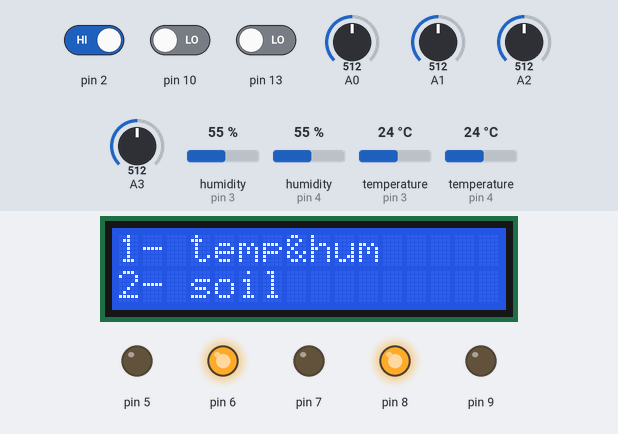
A sketch run on a simulated Arduino Uno, built with avr-gcc and run on an emulated ATmega328P. Shown: 16×2 character LCD, output pins drawn as LEDs (lit = HIGH). Dashed ring = blinking. The test bench sets the inputs (shaded band); at power-on: pin 10 LOW, pin 13 LOW, A1 = 512, pin 2 HIGH, A0 = 512, A2 = 512, A3 = 512, humidity (sensors on pin 3, pin 4) 55 %, temperature (sensors on pin 3, pin 4) 24 °C. What the sketch prints to the serial monitor is not drawn.

Above: at 6.0 s.
6.1 s: pin 10 driven HIGH
At 7.3 s:
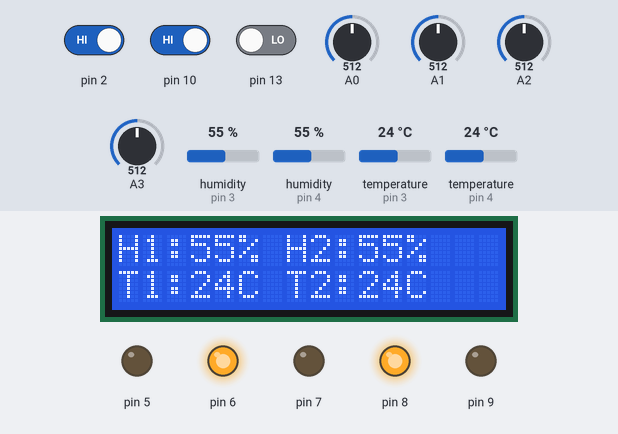
7.6 s: pin 13 driven HIGH
At 8.1 s:
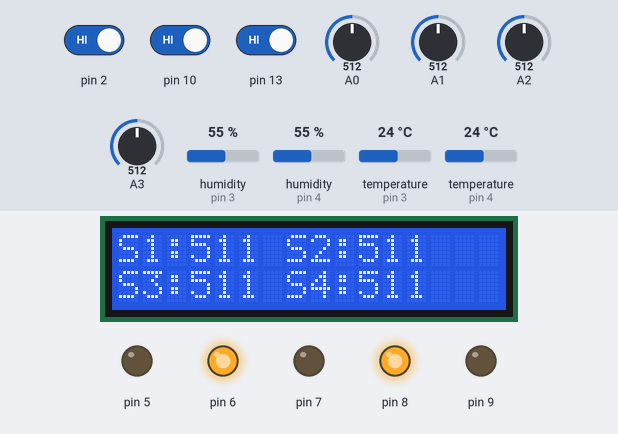
9.2 s: A1 set to 558
At 9.7 s:
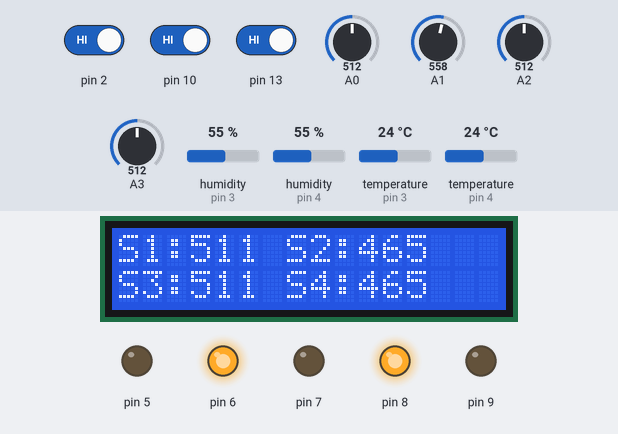
10.8 s: A1 set to 583
At 11.9 s:
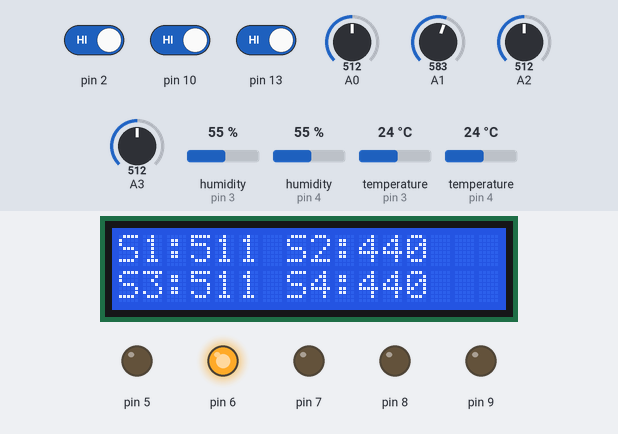
12.4 s: pin 2 driven LOW
At 14.1 s:
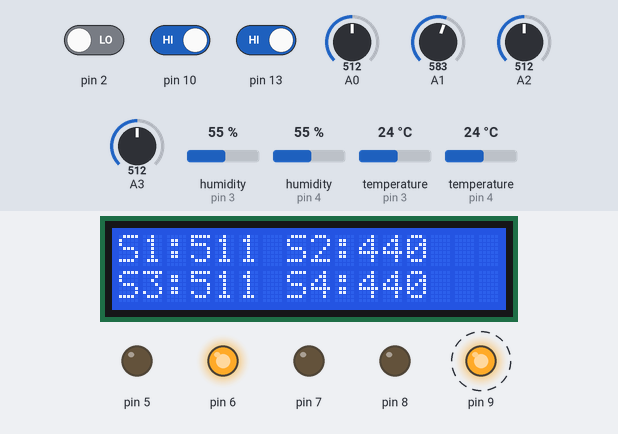
18.5 s: A0 set to 433
At 23.3 s:
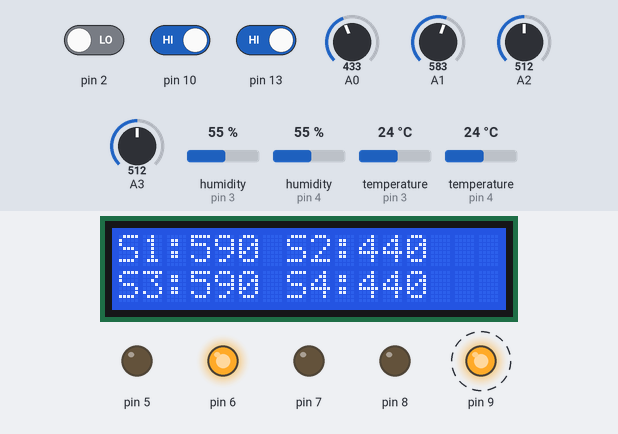
23.4 s: A0 set to 410
Timing chart, 0 to 30.5 s (numbered marks = the images above; inputs shaded):
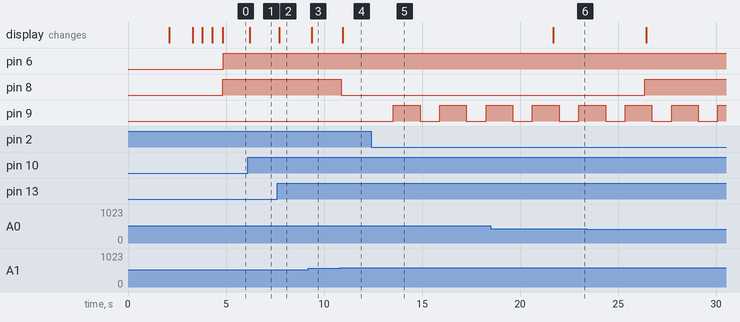

Measured:
- the behaviour switches between 573 and 574 on A1 (found by bisection; images 3 and 4)
- after the input at 6.1 s, the display: changes after 0.10 s (image 1)
- after the input at 7.6 s, the display: changes after 0.12 s (image 2)
- after the input at 9.2 s, the display: changes after 0.16 s (image 3)
- after the input at 10.8 s, pin 8: HIGH → LOW after 0.09 s; the display: changes after 0.16 s (image 4)
- after the input at 12.4 s, pin 9: alternates HIGH for 1.4 s and LOW for 1.0 s, starting after 1.1 s
- after the input at 18.5 s, the display: changes after 3.2 s (image 6)
- after the input at 23.4 s, pin 8: LOW → HIGH after 3.0 s

The sketch:

final.ino
```cpp
#include <Wire.h>
#include <LiquidCrystal_I2C.h>
#include <SoftwareSerial.h>
#include "DHT.h"

// إعداد شاشة LCD I2C
LiquidCrystal_I2C lcd(0x27, 16, 2); // عنوان I2C: 0x27، وأبعاد الشاشة: 16x2

SoftwareSerial UnoSerial(11, 12); // RX=11  TX=12

#define DHTPIN1 3 // Pin connected to first DHT sensor
#define DHTPIN2 4 // Pin connected to second DHT sensor
#define DHTTYPE DHT11  // DHT 11
DHT dht1(DHTPIN1, DHTTYPE);
DHT dht2(DHTPIN2, DHTTYPE);

int t1, t2, h1, h2, l, w, f;
int s1, s2, s3, s4, b1, b2;

void setup() {
  // إعداد شاشة الـ LCD
  lcd.init();       // تهيئة الشاشة
  lcd.backlight();  // تشغيل الإضاءة الخلفية
  SET_LCD_Boot();

  Serial.begin(115200);
  Serial.println("System start");
  UnoSerial.begin(57600); // Serial communication
  dht1.begin();
  dht2.begin();
  pinMode(2,INPUT);
  pinMode(5,OUTPUT);
  pinMode(6,OUTPUT);
  pinMode(7,OUTPUT);
  pinMode(8,OUTPUT);
  pinMode(9,OUTPUT);
  pinMode(10,INPUT);
  pinMode(13,INPUT);
  digitalWrite(9,0);
  digitalWrite(8,1);
}

void loop() {
  h1 = dht1.readHumidity();
  h2 = dht2.readHumidity();
  t1 = dht1.readTemperature();
  t2 = dht2.readTemperature();
  s1 = analogRead(0);
  s2 = analogRead(1);
  s3 = analogRead(2);
  s4 = analogRead(3);
  //l = analogRead(4);
 // w = digitalRead(8);
  f = digitalRead(2);
b1=digitalRead(10);
b2=digitalRead(13);
  // Mapping sensor values
  l = map(l, 0, 1023, 1023, 0);
  s1 = map(s1, 0, 1023, 1023, 0);
  s2 = map(s2, 0, 1023, 1023, 0);
  s3 = map(s3, 0, 1023, 1023, 0);
  s4 = map(s4, 0, 1023, 1023, 0);

 if(t1>35||t2>35)
 {
  digitalWrite(7,1);
  digitalWrite(6,0);
 }

 if(t1<28||t2<28)
 {
  digitalWrite(6,1);
  digitalWrite(7,0);
 }

 if(h1>80||h2>80)
 {
  digitalWrite(6,0);
  digitalWrite(7,0);
 }

 if(h1<50||h2<50)
 {
  digitalWrite(6,1);
  digitalWrite(7,1);
 }

 if(f==0)
 {
  digitalWrite(9,0);
  delay(1000);
  digitalWrite(9,1);
  delay(1000);
 }


 if(s1<450||s2<450 ||s3<450||s4<450)
 {
  digitalWrite(8,0);
 }

 if(s1>600||s2>600 ||s3>600||s4>600)
 {
  digitalWrite(8,1);
 }

String humidityData = "H1:" + String(h1) + "% H2:" + String(h2) +"% " ;
String tempData = "T1:" + String(t1) + "C T2:" + String(t2) + "C ";

String soil1 = "S1:" + String(s1) + " S2:" + String(s2) +" " ;
String soil2 = "S3:" + String(s1) + " S4:" + String(s2) +" " ;


if(b1==1)
 {
 lcd.clear();
 lcd.setCursor(0, 0);
 lcd.print(humidityData);
 lcd.setCursor(0, 1);
 lcd.print(tempData);
 }

if(b2==1)
 {
 lcd.clear();
 lcd.setCursor(0, 0);
 lcd.print(soil1);
 lcd.setCursor(0, 1);
 lcd.print(soil2);
 }


    UnoSerial.print(t1);
    UnoSerial.print(" ");
    UnoSerial.print(h1);
    UnoSerial.print(" ");
    UnoSerial.print(t2);
    UnoSerial.print(" ");
    UnoSerial.print(h2);
    UnoSerial.print(" ");
    UnoSerial.print(s1);
    UnoSerial.print(" ");
    UnoSerial.print(s2);
    UnoSerial.print(" ");
    UnoSerial.print(s3);
    UnoSerial.print(" ");
    UnoSerial.print(s4);
    UnoSerial.print(" ");
    UnoSerial.print(w);
    UnoSerial.print(" ");
    UnoSerial.print(f);
    UnoSerial.print(" ");
    UnoSerial.print(l);
    UnoSerial.print("\n");


  // عرض البيانات على شاشة LCD


  Serial.print("H1: "); Serial.println(h1);
  Serial.print("H2: "); Serial.println(h2);
  Serial.print("T1: "); Serial.println(t1);
  Serial.print("T2: "); Serial.println(t2);
  Serial.print("S1: "); Serial.println(s1);
  Serial.print("S2: "); Serial.println(s2);
  Serial.print("S3: "); Serial.println(s3);
  Serial.print("S4: "); Serial.println(s4);
  Serial.print("L: "); Serial.println(l);


  delay(250); // انتظر قليلاً قبل التحديث التالي
}

void SET_LCD_Boot() {
  lcd.setCursor(0, 0);
  lcd.print(" WELCOME to ");
  lcd.setCursor(0, 1);
  lcd.print(" PROJECT ");
  delay(2000);
  lcd.setCursor(0, 1);
  lcd.print("lena's team ");
  delay(1200);
  lcd.print(".");
  delay(500);
  lcd.print(".");
  delay(500);
  lcd.print(".");
  delay(500);
  lcd.clear();
  lcd.setCursor(0, 0);
  lcd.print("1- temp&hum");
  lcd.setCursor(0, 1);
  lcd.print("2- soil");
}
```
